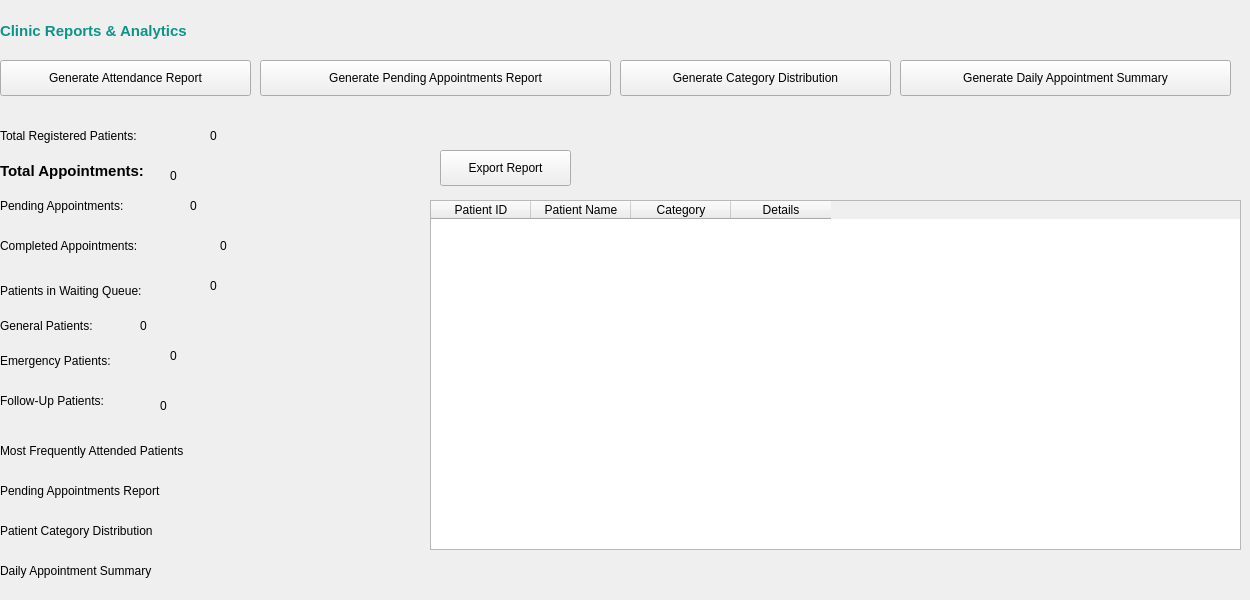
      <widget class="QWidget" name="reportsTab">
       <attribute name="title">
        <string>Reports</string>
       </attribute>
       <widget class="QLabel" name="label_40">
        <property name="geometry">
         <rect>
          <x>0</x>
          <y>120</y>
          <width>291</width>
          <height>31</height>
         </rect>
        </property>
        <property name="text">
         <string>Total Registered Patients:</string>
        </property>
       </widget>
       <widget class="QLabel" name="label_41">
        <property name="geometry">
         <rect>
          <x>0</x>
          <y>150</y>
          <width>331</width>
          <height>41</height>
         </rect>
        </property>
        <property name="font">
         <font>
          <family>Segoe UI</family>
          <pointsize>11</pointsize>
          <bold>true</bold>
         </font>
        </property>
        <property name="text">
         <string>Total Appointments:</string>
        </property>
       </widget>
       <widget class="QLabel" name="label_42">
        <property name="geometry">
         <rect>
          <x>0</x>
          <y>310</y>
          <width>351</width>
          <height>31</height>
         </rect>
        </property>
        <property name="text">
         <string>General Patients:</string>
        </property>
       </widget>
       <widget class="QLabel" name="label_43">
        <property name="geometry">
         <rect>
          <x>0</x>
          <y>190</y>
          <width>311</width>
          <height>31</height>
         </rect>
        </property>
        <property name="text">
         <string>Pending Appointments:</string>
        </property>
       </widget>
       <widget class="QLabel" name="label_44">
        <property name="geometry">
         <rect>
          <x>0</x>
          <y>270</y>
          <width>371</width>
          <height>41</height>
         </rect>
        </property>
        <property name="text">
         <string>Patients in Waiting Queue:</string>
        </property>
       </widget>
       <widget class="QLabel" name="label_45">
        <property name="geometry">
         <rect>
          <x>0</x>
          <y>340</y>
          <width>331</width>
          <height>41</height>
         </rect>
        </property>
        <property name="text">
         <string>Emergency Patients:</string>
        </property>
       </widget>
       <widget class="QLabel" name="label_46">
        <property name="geometry">
         <rect>
          <x>0</x>
          <y>230</y>
          <width>381</width>
          <height>31</height>
         </rect>
        </property>
        <property name="text">
         <string>Completed Appointments:</string>
        </property>
       </widget>
       <widget class="QLabel" name="label_47">
        <property name="geometry">
         <rect>
          <x>0</x>
          <y>430</y>
          <width>471</width>
          <height>41</height>
         </rect>
        </property>
        <property name="text">
         <string>Most Frequently Attended Patients</string>
        </property>
       </widget>
       <widget class="QLabel" name="label_48">
        <property name="geometry">
         <rect>
          <x>0</x>
          <y>470</y>
          <width>411</width>
          <height>41</height>
         </rect>
        </property>
        <property name="text">
         <string>Pending Appointments Report</string>
        </property>
       </widget>
       <widget class="QLabel" name="label_49">
        <property name="geometry">
         <rect>
          <x>0</x>
          <y>510</y>
          <width>401</width>
          <height>41</height>
         </rect>
        </property>
        <property name="text">
         <string>Patient Category Distribution</string>
        </property>
       </widget>
       <widget class="QLabel" name="label_50">
        <property name="geometry">
         <rect>
          <x>0</x>
          <y>380</y>
          <width>311</width>
          <height>41</height>
         </rect>
        </property>
        <property name="text">
         <string>Follow-Up Patients:</string>
        </property>
       </widget>
       <widget class="QLabel" name="label_51">
        <property name="geometry">
         <rect>
          <x>0</x>
          <y>550</y>
          <width>311</width>
          <height>41</height>
         </rect>
        </property>
        <property name="text">
         <string>Daily Appointment Summary</string>
        </property>
       </widget>
       <widget class="QLabel" name="totalPatientsValueLabel">
        <property name="geometry">
         <rect>
          <x>210</x>
          <y>120</y>
          <width>63</width>
          <height>31</height>
         </rect>
        </property>
        <property name="text">
         <string>0</string>
        </property>
       </widget>
       <widget class="QLabel" name="totalAppointmentsValueLabel">
        <property name="geometry">
         <rect>
          <x>170</x>
          <y>160</y>
          <width>63</width>
          <height>31</height>
         </rect>
        </property>
        <property name="text">
         <string>0</string>
        </property>
       </widget>
       <widget class="QLabel" name="pendingAppointmentsValueLabel">
        <property name="geometry">
         <rect>
          <x>190</x>
          <y>190</y>
          <width>63</width>
          <height>31</height>
         </rect>
        </property>
        <property name="text">
         <string>0</string>
        </property>
       </widget>
       <widget class="QLabel" name="completedAppointmentsValueLabel">
        <property name="geometry">
         <rect>
          <x>220</x>
          <y>230</y>
          <width>63</width>
          <height>31</height>
         </rect>
        </property>
        <property name="text">
         <string>0</string>
        </property>
       </widget>
       <widget class="QLabel" name="waitingPatientsValueLabel">
        <property name="geometry">
         <rect>
          <x>210</x>
          <y>270</y>
          <width>63</width>
          <height>31</height>
         </rect>
        </property>
        <property name="text">
         <string>0</string>
        </property>
       </widget>
       <widget class="QLabel" name="generalPatientsValueLabel">
        <property name="geometry">
         <rect>
          <x>140</x>
          <y>310</y>
          <width>63</width>
          <height>31</height>
         </rect>
        </property>
        <property name="text">
         <string>0</string>
        </property>
       </widget>
       <widget class="QLabel" name="emergencyPatientsValueLabel">
        <property name="geometry">
         <rect>
          <x>170</x>
          <y>340</y>
          <width>63</width>
          <height>31</height>
         </rect>
        </property>
        <property name="text">
         <string>0</string>
        </property>
       </widget>
       <widget class="QLabel" name="followUpPatientsValueLabel">
        <property name="geometry">
         <rect>
          <x>160</x>
          <y>390</y>
          <width>63</width>
          <height>31</height>
         </rect>
        </property>
        <property name="text">
         <string>0</string>
        </property>
       </widget>
       <widget class="QLabel" name="reportsHeadingLabel">
        <property name="geometry">
         <rect>
          <x>0</x>
          <y>10</y>
          <width>261</width>
          <height>41</height>
         </rect>
        </property>
        <property name="minimumSize">
         <size>
          <width>191</width>
          <height>31</height>
         </size>
        </property>
        <property name="font">
         <font>
          <family>Segoe UI</family>
          <pointsize>11</pointsize>
          <bold>true</bold>
         </font>
        </property>
        <property name="styleSheet">
         <string notr="true">color: #0D9488;</string>
        </property>
        <property name="text">
         <string>Clinic Reports &amp; Analytics</string>
        </property>
       </widget>
       <widget class="QPushButton" name="generatePendingReportButton">
        <property name="geometry">
         <rect>
          <x>260</x>
          <y>60</y>
          <width>351</width>
          <height>36</height>
         </rect>
        </property>
        <property name="text">
         <string>Generate Pending Appointments Report</string>
        </property>
       </widget>
       <widget class="QPushButton" name="generateDailySummaryButton">
        <property name="geometry">
         <rect>
          <x>900</x>
          <y>60</y>
          <width>331</width>
          <height>36</height>
         </rect>
        </property>
        <property name="text">
         <string>Generate Daily Appointment Summary</string>
        </property>
       </widget>
       <widget class="QPushButton" name="generateAttendanceReportButton">
        <property name="geometry">
         <rect>
          <x>0</x>
          <y>60</y>
          <width>251</width>
          <height>36</height>
         </rect>
        </property>
        <property name="text">
         <string>Generate Attendance Report</string>
        </property>
       </widget>
       <widget class="QPushButton" name="generateCategoryReportButton">
        <property name="geometry">
         <rect>
          <x>620</x>
          <y>60</y>
          <width>271</width>
          <height>36</height>
         </rect>
        </property>
        <property name="text">
         <string>Generate Category Distribution</string>
        </property>
       </widget>
       <widget class="QTableWidget" name="reportResultsTableWidget">
        <property name="geometry">
         <rect>
          <x>430</x>
          <y>200</y>
          <width>811</width>
          <height>350</height>
         </rect>
        </property>
        <property name="minimumSize">
         <size>
          <width>750</width>
          <height>350</height>
         </size>
        </property>
        <property name="selectionBehavior">
         <enum>QAbstractItemView::SelectionBehavior::SelectRows</enum>
        </property>
        <property name="columnCount">
         <number>4</number>
        </property>
        <column>
         <property name="text">
          <string>Patient ID</string>
         </property>
        </column>
        <column>
         <property name="text">
          <string>Patient Name</string>
         </property>
        </column>
        <column>
         <property name="text">
          <string>Category</string>
         </property>
        </column>
        <column>
         <property name="text">
          <string>Details</string>
         </property>
        </column>
       </widget>
       <widget class="QPushButton" name="exportReportButton">
        <property name="geometry">
         <rect>
          <x>440</x>
          <y>150</y>
          <width>131</width>
          <height>36</height>
         </rect>
        </property>
        <property name="text">
         <string>Export Report</string>
        </property>
       </widget>
      </widget>
